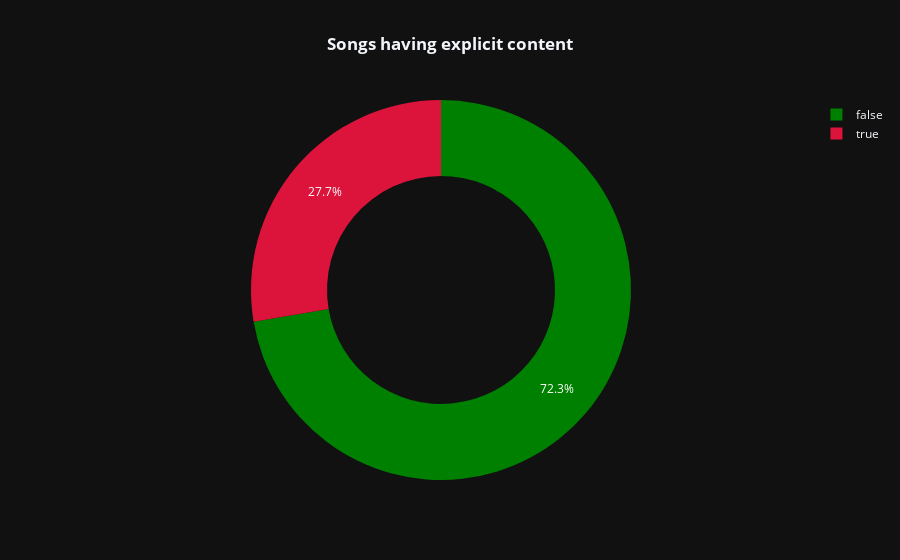

The notebook cell this image was saved under:
### Code cell
fig=px.pie(df.groupby('explicit',as_index=False).count().sort_values(by='song',ascending=False),names='explicit',values='song',labels={'song':'Total songs'},hole=.6,color_discrete_sequence=['green','crimson'],template='plotly_dark',title='<b>Songs having explicit content')
fig.update_layout(title_x=0.5)

### Figure 1 — Plotly figure (JSON) as saved in the notebook; plotly's stock layout.template omitted (floating-point values rounded to 4 significant figures)
{"data": [{"domain": {"x": [0, 1], "y": [0, 1]}, "hole": 0.6, "hovertemplate": "explicit=%{label}<br>Total songs=%{value}<extra></extra>", "labels": [false, true], "legendgroup": "", "name": "", "showlegend": true, "type": "pie", "values": [1404, 537]}], "layout": {"legend": {"tracegroupgap": 0}, "piecolorway": ["green", "crimson"], "title": {"text": "<b>Songs having explicit content", "x": 0.5}}}
